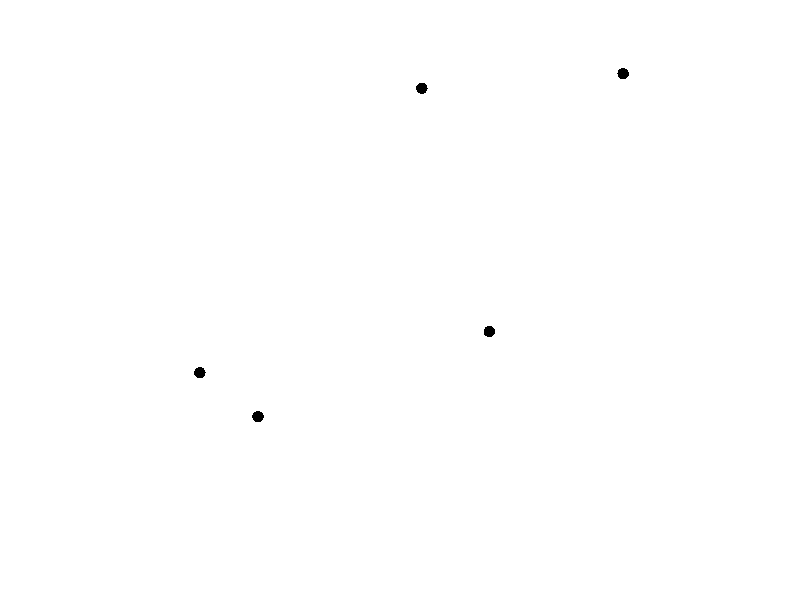

This figure's MATLAB source: (Note: this script raises an error after producing the figure.)
clear all; close all; clc;

% ask users how many images they want
prompt = 'How many images?';
images = input(prompt)

for i = 1:images;

    % ask user the number of dots on screen
    prompt = 'How many dots? ';
    numPoints = input(prompt)

    % make the figure full screen
    %FigH = figure('Position', get(0, 'Screensize'),'visible','off'); %remove 'visible','off'if you would like to display the figure
    FigH = figure('Position',[400 400 400 400],'visible','off');
    % generate dots
    x = rand(1, numPoints);
    y = rand(1, numPoints);
    sz =25; %MarkerSize
    % plot white dots
    plot(x, y, 'k.','MarkerSize',sz);
    pbaspect([1 1 1]) % control the ratio of the axis, it is square here
    
    % make plot background white
    set(gca,'Color','w')
    % remove axis in plot
    set(gca,'XColor','none','YColor','none','TickDir','out') 
    % make background white
    set(gcf,'color','w')

    % save images
        % name of the file
        word1 = num2str(numPoints);
        word3 = '.jpg';
        str = strcat(word1, word3);
        % specify the directory to save images
        imagepath = pwd; % <path to store image>
        baseFileName = sprintf(str);
        fullFileName = fullfile(imagepath, 'data', baseFileName);  
    F = getframe(FigH);
    imwrite(F.cdata,  fullFileName)
    
end;